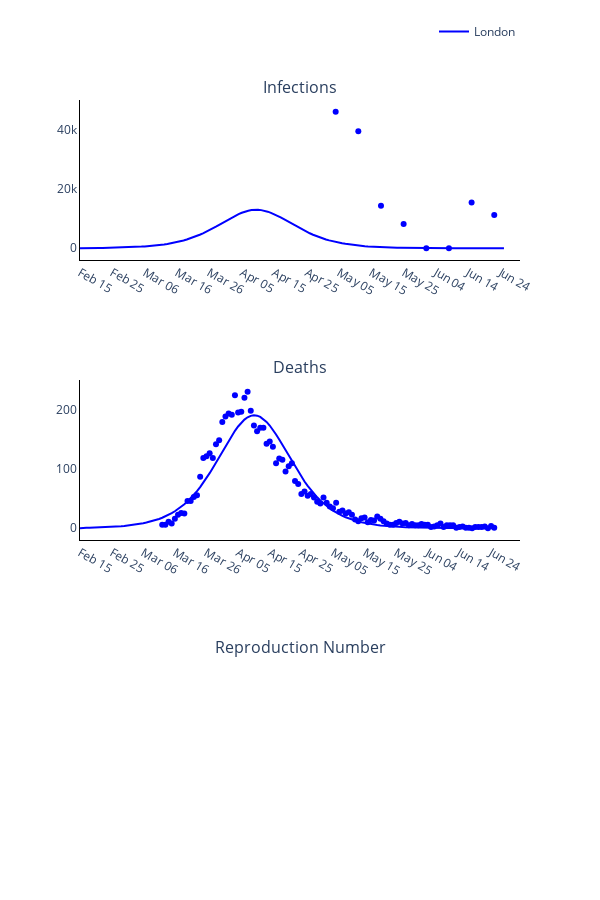

Notebook source saved alongside this figure:
### Markdown cell above
### Plot observed versus predicted using model with optimised parameters

### Code cell
# Trace names - represent the solver used for the simulation
trace_name = regions
titles = ['Infections', 'Deaths', 'Reproduction Number']

fig = go.Figure()
fig = make_subplots(rows=len(titles), cols=1, subplot_titles=tuple(titles), horizontal_spacing = 0.15)

# Plot (continuous predicted timeline and pointwise observed numbers each day)
for r, region in enumerate(regions):
    # Plot of infections
    fig.add_trace(
        go.Scatter(
            x=times,
            y=new_infec_pred[r].tolist(),
            mode='lines',
            name=trace_name[r],
            line_color=colours[r]
        ),
        row= 1,
        col= 1
    )

    fig.add_trace(
        go.Scatter(
            x=serology_times,
            y=(susceptibles * np.nan_to_num(np.divide(positives_data[r], tests[r]))).tolist(),
            mode='markers',
            name=trace_name[r],
            showlegend=False,
            line_color=colours[r]
        ),
        row= 1,
        col= 1
    )

    # Plot deaths
    fig.add_trace(
        go.Scatter(
            x=times,
            y=deaths_pred[r].tolist(),
            mode='lines',
            name=trace_name[r],
            showlegend=False,
            line_color=colours[r]
        ),
        row= 2,
        col= 1
    )

    fig.add_trace(
        go.Scatter(
            x=deaths_times,
            y=deaths_data[r],
            mode='markers',
            name=trace_name[r],
            showlegend=False,
            line_color=colours[r]
        ),
        row= 2,
        col= 1
    )

    # Plot reproduction number
    #fig.add_trace(
    #    go.Scatter(
    #        x=times,
    #        y=reprod_num_pred[r].tolist(),
    #        mode='lines',
    #        name=trace_name[r],
    #        showlegend=False,
    #        line_color=colours[r]
    #    ),
    #    row= 3,
    #    col= 1
    #)

# Add axis labels
fig.update_layout(
    width=600, 
    height=900,
    plot_bgcolor='white',
    xaxis=dict(
        linecolor='black',
        tickvals=np.arange(1, total_days, 10).tolist(),
        ticktext=['Feb 15', 'Feb 25', 'Mar 06', 'Mar 16', 'Mar 26', 'Apr 05', 'Apr 15', 'Apr 25', 'May 05', 'May 15', 'May 25', 'Jun 04', 'Jun 14', 'Jun 24']),
    yaxis=dict(linecolor='black'),
    xaxis2=dict(
        linecolor='black',
        tickvals=np.arange(1, total_days, 10).tolist(),
        ticktext=['Feb 15', 'Feb 25', 'Mar 06', 'Mar 16', 'Mar 26', 'Apr 05', 'Apr 15', 'Apr 25', 'May 05', 'May 15', 'May 25', 'Jun 04', 'Jun 14', 'Jun 24']),
    yaxis2=dict(linecolor='black'),
    xaxis3=dict(
        linecolor='black',
        tickvals=np.arange(1, total_days, 10).tolist(),
        ticktext=['Feb 15', 'Feb 25', 'Mar 06', 'Mar 16', 'Mar 26', 'Apr 05', 'Apr 15', 'Apr 25', 'May 05', 'May 15', 'May 25', 'Jun 04', 'Jun 14', 'Jun 24']),
    yaxis3=dict(linecolor='black'),
    legend=dict(
        orientation='h',
        yanchor="bottom",
        y=1.075,
        xanchor="right",
        x=1)
    )

fig.write_image('images/Figure-3-optimisation.pdf')
fig.show()

### Figure 1 — Plotly figure (JSON) as saved in the notebook; plotly's stock layout.template omitted (floating-point values rounded to 4 significant figures; data arrays with more than 128 entries replaced by an {"elided": "..."} marker saying what was removed)
{"data": [{"line": {"color": "blue"}, "mode": "lines", "name": "London", "type": "scatter", "x": {"elided": "132 int values"}, "xaxis": "x", "y": {"elided": "132 float values"}, "yaxis": "y"}, {"line": {"color": "blue"}, "mode": "markers", "name": "London", "showlegend": false, "type": "scatter", "x": [80, 87, 94, 101, 108, 115, 122, 129], "xaxis": "x", "y": [46200.0, 39630.0, 14420.0, 8218.0, 0, 0, 15510.0, 11230.0, 30900.0, 6985.0, 2386.0, 6321.0, 0, 0, 7071.0, 15610.0, 0, 29990.0, 42840.0, 41190.0, 18480.0, 46060.0, 90230.0, 75000.0, 105600.0, 0, 70260.0, 95510.0, 77070.0, 0, 228600.0, 221400.0, 193500.0, 69230.0, 45780.0, 58050.0, 53350.0, 15850.0, 10180.0, 16800.0, 41680.0, 10300.0, 6966.0, 9147.0, 0, 6237.0, 6660.0, 16660.0, 20560.0, 73290.0, 79720.0, 56230.0, 76820.0], "yaxis": "y"}, {"line": {"color": "blue"}, "mode": "lines", "name": "London", "showlegend": false, "type": "scatter", "x": {"elided": "132 int values"}, "xaxis": "x2", "y": {"elided": "132 float values"}, "yaxis": "y2"}, {"line": {"color": "blue"}, "mode": "markers", "name": "London", "showlegend": false, "type": "scatter", "x": [27, 28, 29, 30, 31, 32, 33, 34, 35, 36, 37, 38, 39, 40, 41, 42, 43, 44, 45, 46, 47, 48, 49, 50, 51, 52, 53, 54, 55, 56, 57, 58, 59, 60, 61, 62, 63, 64, 65, 66, 67, 68, 69, 70, 71, 72, 73, 74, 75, 76, 77, 78, 79, 80, 81, 82, 83, 84, 85, 86, 87, 88, 89, 90, 91, 92, 93, 94, 95, 96, 97, 98, 99, 100, 101, 102, 103, 104, 105, 106, 107, 108, 109, 110, 111, 112, 113, 114, 115, 116, 117, 118, 119, 120, 121, 122, 123, 124, 125, 126, 127, 128, 129, 130, 131, 132], "xaxis": "x2", "y": {"elided": "471 int values"}, "yaxis": "y2"}], "layout": {"annotations": [{"font": {"size": 16}, "showarrow": false, "text": "Infections", "x": 0.5, "xanchor": "center", "xref": "paper", "y": 1, "yanchor": "bottom", "yref": "paper"}, {"font": {"size": 16}, "showarrow": false, "text": "Deaths", "x": 0.5, "xanchor": "center", "xref": "paper", "y": 0.6111, "yanchor": "bottom", "yref": "paper"}, {"font": {"size": 16}, "showarrow": false, "text": "Reproduction Number", "x": 0.5, "xanchor": "center", "xref": "paper", "y": 0.2222, "yanchor": "bottom", "yref": "paper"}], "height": 900, "legend": {"orientation": "h", "x": 1, "xanchor": "right", "y": 1.075, "yanchor": "bottom"}, "plot_bgcolor": "white", "width": 600, "xaxis": {"anchor": "y", "domain": [0, 1], "linecolor": "black", "ticktext": ["Feb 15", "Feb 25", "Mar 06", "Mar 16", "Mar 26", "Apr 05", "Apr 15", "Apr 25", "May 05", "May 15", "May 25", "Jun 04", "Jun 14", "Jun 24"], "tickvals": [1, 11, 21, 31, 41, 51, 61, 71, 81, 91, 101, 111, 121, 131]}, "xaxis2": {"anchor": "y2", "domain": [0, 1], "linecolor": "black", "ticktext": ["Feb 15", "Feb 25", "Mar 06", "Mar 16", "Mar 26", "Apr 05", "Apr 15", "Apr 25", "May 05", "May 15", "May 25", "Jun 04", "Jun 14", "Jun 24"], "tickvals": [1, 11, 21, 31, 41, 51, 61, 71, 81, 91, 101, 111, 121, 131]}, "xaxis3": {"anchor": "y3", "domain": [0, 1], "linecolor": "black", "ticktext": ["Feb 15", "Feb 25", "Mar 06", "Mar 16", "Mar 26", "Apr 05", "Apr 15", "Apr 25", "May 05", "May 15", "May 25", "Jun 04", "Jun 14", "Jun 24"], "tickvals": [1, 11, 21, 31, 41, 51, 61, 71, 81, 91, 101, 111, 121, 131]}, "yaxis": {"anchor": "x", "domain": [0.7778, 1], "linecolor": "black"}, "yaxis2": {"anchor": "x2", "domain": [0.3889, 0.6111], "linecolor": "black"}, "yaxis3": {"anchor": "x3", "domain": [0, 0.2222], "linecolor": "black"}}}
